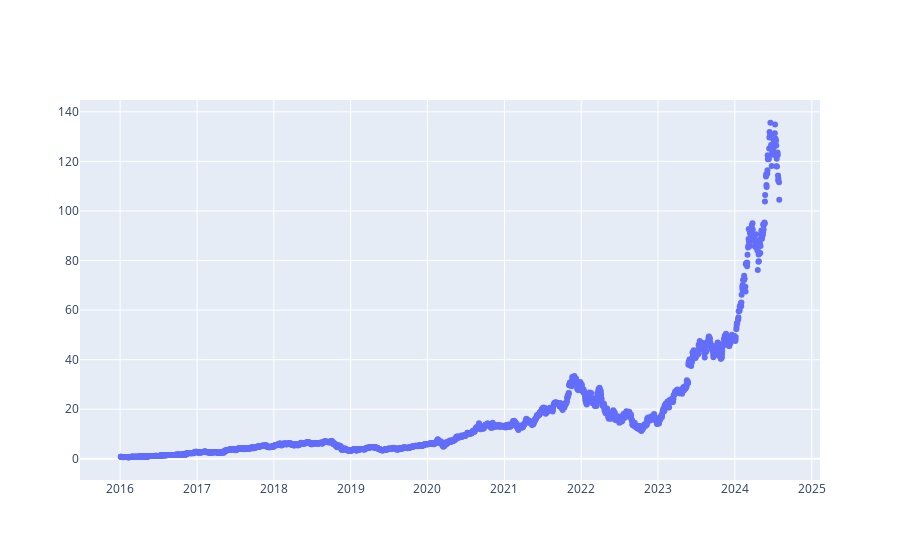

Notebook cell for this chart:
### Code cell
# stock_splits = red_table.get('_NVDA_STOCK_SPLIT', '2024-07-26')

df = download_data(SECRETS_PATH, START_DATE)
def adjust_price_on_stock_split(df):
    """
    
    """

    for i in range(stock_splits.shape[0]):
        split_index = stock_splits.iloc[i]
        date, split = split_index.dates, split_index.split
        date = datetime.strptime(date,  '%Y-%m-%d')
        stock_split_check = df['timestamp'].dt.date < date.date()
        df.loc[stock_split_check, 'price'] = df.loc[stock_split_check, 'price'] / split

adjust_price_on_stock_split(df)

fig = go.Figure([go.Scatter(x=df['timestamp'], 
                            y=df['price'], mode='markers')])

fig.show()

red_table.set('_NVDA_HISTORICAL', '2024-07-29', df)

### Figure 1 — Plotly figure (JSON) as saved in the notebook; plotly's stock layout.template omitted (floating-point values rounded to 4 significant figures; data arrays with more than 128 entries replaced by an {"elided": "..."} marker saying what was removed)
{"data": [{"mode": "markers", "type": "scatter", "x": {"elided": "2157 str values"}, "y": {"elided": "2157 float values"}}], "layout": {}}
